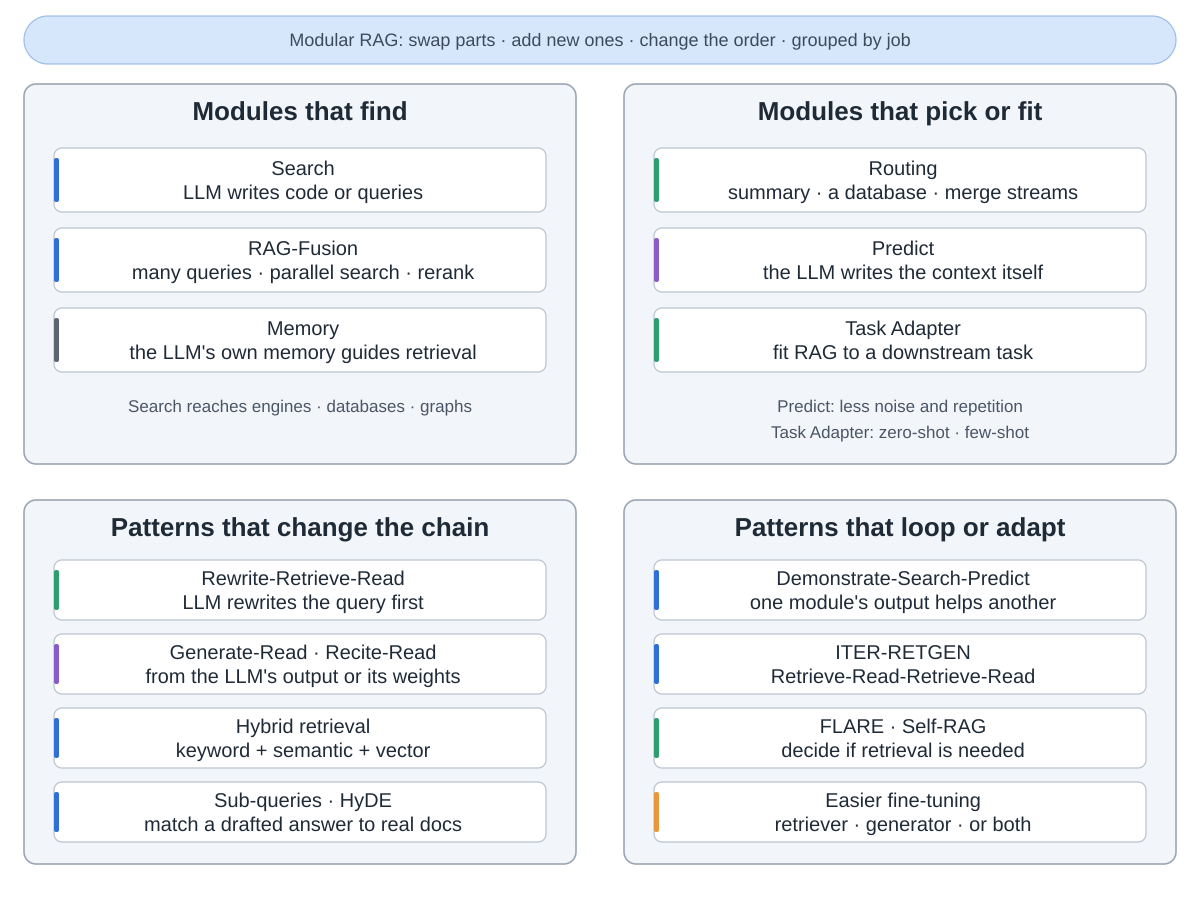

Write Python code to recreate this figure.
"""Modular RAG's building blocks: the new modules and the new patterns, grouped by job.
A catalogue, not a flow: the four groups have no order between them. Loops and adaptive flows
get their own figure (flows.svg), so here they are one card each.
Drawn from Gao et al., "Retrieval-Augmented Generation for Large Language Models: A Survey",
arXiv:2312.10997v5 (Section II.C Modular RAG: 1) New Modules, 2) New Patterns).
Run: python3 modular.py"""
import sys
from pathlib import Path

sys.path.insert(0, str(Path(__file__).resolve().parents[2] / "tools"))
from archdiagram import Diagram, L, R, GW, T1, H1, T2, H2  # noqa: E402

d = Diagram("Modular RAG building blocks",
            "Modular RAG builds on Naive and Advanced RAG, but lets you swap parts, add new ones, or change "
            "the order they run in. The parts are grouped here by job, not by order. "
            "Modules that find: Search lets the LLM write code or query languages to search engines, databases "
            "and knowledge graphs; RAG-Fusion turns one query into several, searches them in parallel and "
            "reranks the results; Memory uses the LLM's own memory to guide retrieval. "
            "Modules that pick or fit: Routing picks the right path for a query, such as a summary, a "
            "specific database, or merging several streams; Predict has the LLM write the context itself, to "
            "cut noise and repetition; Task Adapter fits RAG to a downstream task, retrieving prompts for "
            "zero-shot inputs and building task-specific retrievers from few-shot query generation. "
            "Patterns that change the chain: Rewrite-Retrieve-Read has the LLM rewrite the query first; "
            "Generate-Read uses text the LLM writes instead of retrieval, and Recite-Read recalls from the "
            "model's weights; hybrid retrieval mixes keyword, semantic and vector search; sub-queries and "
            "HyDE match a drafted answer against real documents. "
            "Patterns that loop or adapt: Demonstrate-Search-Predict feeds one module's output into "
            "another; ITER-RETGEN runs Retrieve-Read-Retrieve-Read; FLARE and Self-RAG decide whether "
            "retrieval is needed at all; and the flexible setup makes it easier to fine-tune the retriever, "
            "the generator, or both together.")

d.pill(L, 16, 1152, 48, "Modular RAG: swap parts · add new ones · change the order · grouped by job")

d.group(L, T1, GW, H1, "Modules that find")
d.column(L, T1, [("Search|LLM writes code or queries", "coding"),
                 ("RAG-Fusion|many queries · parallel search · rerank", "coding"),
                 ("Memory|the LLM's own memory guides retrieval", "data")])
d.notes(L, T1, H1, "Search reaches engines · databases · graphs", "")

d.group(R, T1, GW, H1, "Modules that pick or fit")
d.column(R, T1, [("Routing|summary · a database · merge streams", "plan"),
                 ("Predict|the LLM writes the context itself", "write"),
                 ("Task Adapter|fit RAG to a downstream task", "plan")])
d.notes(R, T1, H1, "Predict: less noise and repetition", "Task Adapter: zero-shot · few-shot")

d.group(L, T2, GW, H2, "Patterns that change the chain")
d.column(L, T2, [("Rewrite-Retrieve-Read|LLM rewrites the query first", "plan"),
                 ("Generate-Read · Recite-Read|from the LLM's output or its weights", "write"),
                 ("Hybrid retrieval|keyword + semantic + vector", "coding"),
                 ("Sub-queries · HyDE|match a drafted answer to real docs", "coding")],
         h=60, gap=14, first=60)

d.group(R, T2, GW, H2, "Patterns that loop or adapt")
d.column(R, T2, [("Demonstrate-Search-Predict|one module's output helps another", "coding"),
                 ("ITER-RETGEN|Retrieve-Read-Retrieve-Read", "coding"),
                 ("FLARE · Self-RAG|decide if retrieval is needed", "plan"),
                 ("Easier fine-tuning|retriever · generator · or both", "critic")],
         h=60, gap=14, first=60)

d.save(Path(__file__).with_name("modular.svg"))
